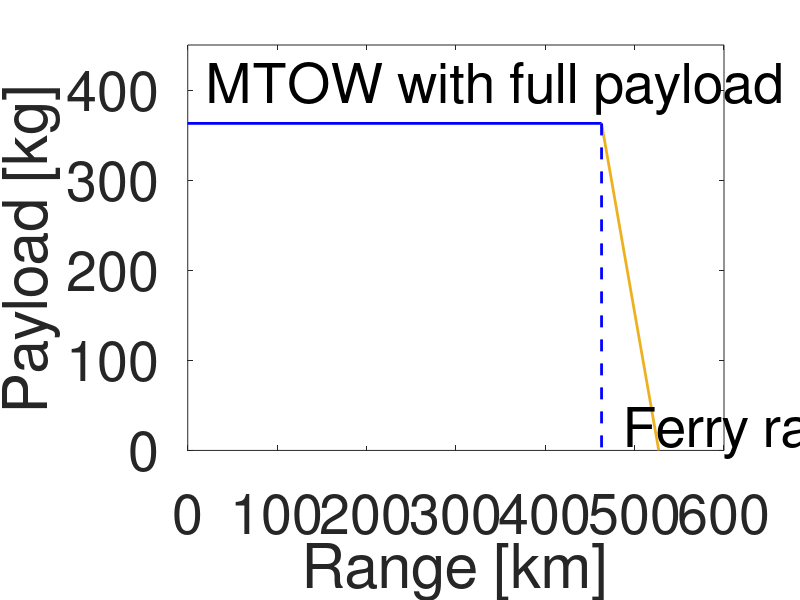

MATLAB code to generate this figure:
%% Input . group 3
g = 9.81;
MTOW=5298
M_batt=2053
cb=1800000
percent_emptiness_payload=0.5
%percent_empti
eta_i= 0.95; %efficiency of the inverter
eta_m =0.9 ;%efficiency of motor
eta_prop=0.95; %effeciency of propellor
eta_total =eta_i*eta_m*eta_prop;
% MTOW = 1736; %kg <------ INPUT 
% OEW = 1130; %kg  <------ INPUT
% W_Fuel = 232; % kg <------ INPUT
% A_payload = 362 % kg <------ INPUT
A_payload=363
% range calculations for propeller aircraft
np = 0.8;   % assumed from class 1 weight estimation excel
   % assumed from class 1 weight estimation excel

% w4w5A = 1./(0.966); % assumed from class 1 weight estimation excel  <------ INPUT
  % <------ INPUT
% L_D = 9; % assumed from slide 42  <------ INPUT

% percent_emptiness_payload = 0.5; % <------ Assumption 


%% Point A Second Try

M_fuel_cruiseA = MTOW ;
range_A = 250; % nmi from requirements
range_A = range_A * 1.852

%% Point B Second Try
L_D=8.5
%range_B= cb*L_D/g*M_batt/(MTOW-percent_emptiness_payload*A_payload)*eta_total/1000 

%% Point C Ferry range

range_C=cb*L_D/g*M_batt/(MTOW - percent_emptiness_payload*A_payload - percent_emptiness_payload*A_payload)*eta_total/1000 

f3 = figure;
plot([0,range_A], [A_payload,A_payload], "Color","blue",'LineWidth',2);
hold on
plot([range_A,range_C], [A_payload, 0], "Color", [0.9290 ,   0.6940   , 0.1250],'LineWidth',2);
%xlabel("Range [km]","FontSize", 10)
%ylabel("Payload [kg]","FontSize", 20)
plot([range_A, range_A], [A_payload, 0],'--', "Color","blue",'LineWidth',2);
%plot([range_B, range_B], [percent_emptiness_payload*A_payload, 0],'--', "Color","red",'LineWidth',9);
%plot([0, range_B], [percent_emptiness_payload*A_payload, percent_emptiness_payload*A_payload],...
   % '--', "Color","red",'LineWidth',7);

ylim([0, 450])
xlabel("Range [km]","FontSize", 10)
ylabel("Payload [kg]","FontSize", 1)
% title("Payload Range Diagram","FontSize", 25)


text(20, A_payload+40, "MTOW with full payload", "FontSize", 40)
%text(20, percent_emptiness_payload*A_payload+15, "50% payload", "FontSize", 40)
text(range_C-40, 20, "Ferry range", "FontSize", 40 )


set(gca,'FontSize',40)